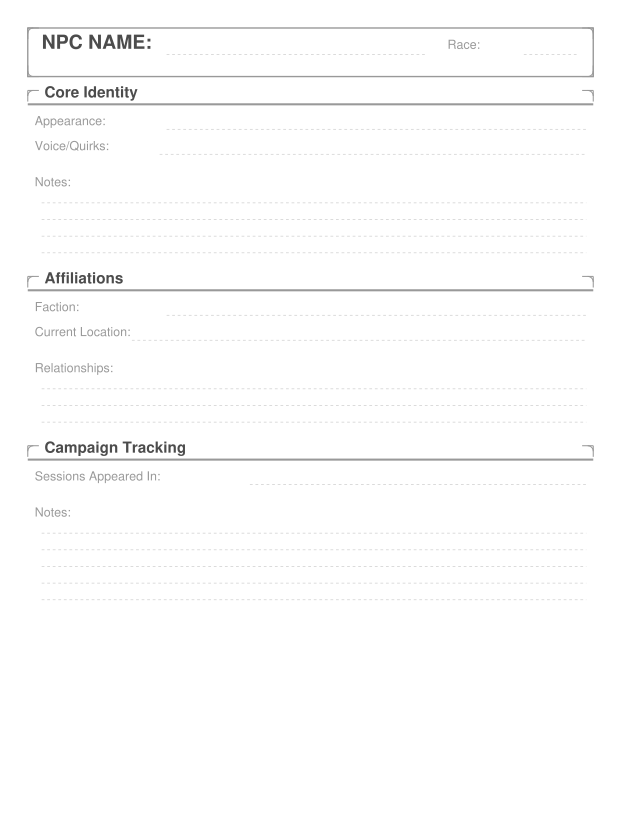

Reproduce this figure in Python.
#!/usr/bin/env python3
"""
NPC Template for reMarkable 2
"""
from reportlab.lib.units import mm
from reportlab.lib.colors import Color, black, white
from reportlab.pdfgen import canvas
from reportlab.pdfbase import pdfmetrics
from reportlab.pdfbase.ttfonts import TTFont
from reportlab.lib.pagesizes import letter

# reMarkable 2 native resolution: 1404 x 1872 pixels at 226 DPI
RM2_WIDTH = 1404 * 72 / 226  # ~446.5 points
RM2_HEIGHT = 1872 * 72 / 226  # ~595.6 points

# Colors
LIGHT_GRAY = Color(0.8, 0.8, 0.8)
MED_GRAY = Color(0.6, 0.6, 0.6)
DARK_GRAY = Color(0.3, 0.3, 0.3)

# Spacing
MARGIN = 20
LINE_HEIGHT = 14
SMALL_LINE_HEIGHT = 12

def draw_corner_flourish(c, x, y, position):
    """Draw a small Celtic-style corner flourish."""
    c.setStrokeColor(MED_GRAY)
    c.setLineWidth(0.75)
    size = 8

    if position == "tl":
        c.line(x, y, x + size, y)
        c.line(x, y, x, y - size)
        c.arc(x, y - size, x + size, y, 90, 90)
    elif position == "tr":
        c.line(x, y, x - size, y)
        c.line(x, y, x, y - size)
        c.arc(x - size, y - size, x, y, 0, 90)
    elif position == "bl":
        c.line(x, y, x + size, y)
        c.line(x, y, x, y + size)
        c.arc(x, y, x + size, y + size, 180, 90)
    elif position == "br":
        c.line(x, y, x - size, y)
        c.line(x, y, x, y + size)
        c.arc(x - size, y, x, y + size, 270, 90)

def draw_decorative_frame(c, x, y, width, height):
    """Draw a decorative frame around a section."""
    c.setStrokeColor(MED_GRAY)
    c.setLineWidth(1)
    c.rect(x, y - height, width, height)

    draw_corner_flourish(c, x, y, "tl")
    draw_corner_flourish(c, x + width, y, "tr")
    draw_corner_flourish(c, x, y - height, "bl")
    draw_corner_flourish(c, x + width, y - height, "br")

def draw_section_header(c, x, y, width, title):
    """Draw a decorated section header."""
    c.setFont("Helvetica-Bold", 11)
    c.setFillColor(DARK_GRAY)
    c.drawString(x + 12, y, title)

    c.setStrokeColor(MED_GRAY)
    c.setLineWidth(1.5)
    c.line(x, y - 5, x + width, y - 5)

    draw_corner_flourish(c, x, y + 5, "tl")
    draw_corner_flourish(c, x + width, y + 5, "tr")

    return y - 15

def draw_ruled_lines(c, x, y, width, num_lines, line_height=SMALL_LINE_HEIGHT):
    """Draw light gray ruled lines for writing."""
    c.setStrokeColor(LIGHT_GRAY)
    c.setLineWidth(0.5)
    c.setDash([2, 2])

    for i in range(num_lines):
        line_y = y - (i * line_height)
        c.line(x, line_y, x + width, line_y)

    c.setDash([])
    return y - (num_lines * line_height)

def draw_field_with_label(c, x, y, label, line_start, line_end):
    """Draw a labeled field with underline."""
    c.setFont("Helvetica", 9)
    c.setFillColor(MED_GRAY)
    c.drawString(x, y, label)
    c.setStrokeColor(LIGHT_GRAY)
    c.setLineWidth(0.5)
    c.setDash([2, 2])
    c.line(line_start, y - 3, line_end, y - 3)
    c.setDash([])

def draw_npc_page_1(c):
    """Draw the first page of NPC tracking."""
    page_width = RM2_WIDTH
    content_width = page_width - 2 * MARGIN

    y = RM2_HEIGHT - MARGIN

    # === HEADER SECTION ===
    header_height = 35
    draw_decorative_frame(c, MARGIN, y, content_width, header_height)

    c.setFont("Helvetica-Bold", 14)
    c.setFillColor(DARK_GRAY)
    c.drawString(MARGIN + 10, y - 15, "NPC NAME:")

    c.setStrokeColor(LIGHT_GRAY)
    c.setLineWidth(0.5)
    c.setDash([2, 2])
    c.line(MARGIN + 100, y - 19, content_width - 100, y - 19)

    c.setFont("Helvetica", 9)
    c.setFillColor(MED_GRAY)
    c.drawString(content_width - 85, y - 15, "Race:")
    c.line(content_width - 30, y - 19, content_width + MARGIN - 10, y - 19)
    c.setDash([])

    y -= header_height + 15

    # === CORE IDENTITY SECTION ===
    y = draw_section_header(c, MARGIN, y, content_width, "Core Identity")
    y -= 5

    draw_field_with_label(c, MARGIN + 5, y, "Appearance:",
                          MARGIN + 100, content_width + MARGIN - 5)
    y -= 18

    draw_field_with_label(c, MARGIN + 5, y, "Voice/Quirks:",
                          MARGIN + 95, content_width + MARGIN - 5)
    y -= 18

    y -= 8
    c.setFont("Helvetica", 9)
    c.setFillColor(MED_GRAY)
    c.drawString(MARGIN + 5, y, "Notes:")
    y -= 12
    y = draw_ruled_lines(c, MARGIN + 10, y, content_width - 15, 4)

    y -= 10

    # === FACTION & LOCATION SECTION ===
    y = draw_section_header(c, MARGIN, y, content_width, "Affiliations")
    y -= 5

    draw_field_with_label(c, MARGIN + 5, y, "Faction:",
                          MARGIN + 100, content_width + MARGIN - 5)
    y -= 18

    draw_field_with_label(c, MARGIN + 5, y, "Current Location:",
                          MARGIN + 75, content_width + MARGIN - 5)
    y -= 18

    y -= 8
    c.setFont("Helvetica", 9)
    c.setFillColor(MED_GRAY)
    c.drawString(MARGIN + 5, y, "Relationships:")
    y -= 12
    y = draw_ruled_lines(c, MARGIN + 10, y, content_width - 15, 3)

    y -= 10

    # === SESSIONS & NOTES SECTION ===
    y = draw_section_header(c, MARGIN, y, content_width, "Campaign Tracking")
    y -= 5

    draw_field_with_label(c, MARGIN + 5, y, "Sessions Appeared In:",
                          MARGIN + 160, content_width + MARGIN - 5)
    y -= 18

    y -= 8
    c.setFont("Helvetica", 9)
    c.setFillColor(MED_GRAY)
    c.drawString(MARGIN + 5, y, "Notes:")
    y -= 12
    y = draw_ruled_lines(c, MARGIN + 10, y, content_width - 15, 5)

    return y

def draw_npc_page_2(c):
    """Draw the second page of NPC tracking (extended notes)."""
    page_width = RM2_WIDTH
    content_width = page_width - 2 * MARGIN

    y = RM2_HEIGHT - MARGIN

    # === HEADER SECTION ===
    header_height = 35
    draw_decorative_frame(c, MARGIN, y, content_width, header_height)

    c.setFont("Helvetica-Bold", 14)
    c.setFillColor(DARK_GRAY)
    c.drawString(MARGIN + 10, y - 15, "NPC NAME (continued):")

    c.setStrokeColor(LIGHT_GRAY)
    c.setLineWidth(0.5)
    c.setDash([2, 2])
    c.line(MARGIN + 200, y - 19, content_width - 100, y - 19)
    c.setDash([])

    y -= header_height + 15

    # === BACKSTORY & MOTIVATIONS SECTION ===
    y = draw_section_header(c, MARGIN, y, content_width, "Backstory & Motivations")
    y -= 5
    y = draw_ruled_lines(c, MARGIN + 5, y, content_width - 10, 8)

    y -= 10

    # === CAMPAIGN IMPACT SECTION ===
    y = draw_section_header(c, MARGIN, y, content_width, "Campaign Impact")
    y -= 5
    y = draw_ruled_lines(c, MARGIN + 5, y, content_width - 10, 8)

    y -= 10

    # === FUTURE APPEARANCES SECTION ===
    y = draw_section_header(c, MARGIN, y, content_width, "Future Appearances & Plot Hooks")
    y -= 5
    y = draw_ruled_lines(c, MARGIN + 5, y, content_width - 10, 8)

    y -= 10

    # === NOTES SECTION (Page 2) ===
    y = draw_section_header(c, MARGIN, y, content_width, "Additional Notes")
    y -= 5
    remaining_lines = int((y - MARGIN - 10) / SMALL_LINE_HEIGHT)
    draw_ruled_lines(c, MARGIN + 5, y, content_width - 10, remaining_lines)

def create_npc_template(filename="npc_template.pdf"):
    """Generate the NPC template (2 pages)."""
    c = canvas.Canvas(filename, pagesize=(RM2_WIDTH, RM2_HEIGHT))

    draw_npc_page_1(c)
    c.showPage()
    draw_npc_page_2(c)

    c.save()
    print(f"Created: {filename}")
    print(f"Page size: {RM2_WIDTH:.1f} x {RM2_HEIGHT:.1f} points")
    print(f"Pages: 2")
    print(f"Optimized for reMarkable 2 (1404 x 1872 pixels)")

if __name__ == "__main__":
    create_npc_template()
